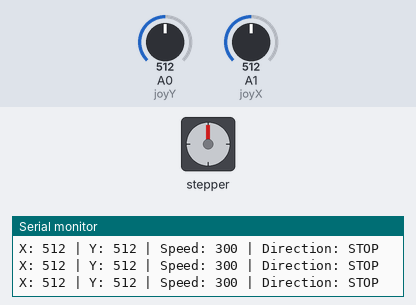
This sketch was run on a simulated Arduino Uno, built with avr-gcc and run on an emulated ATmega328P. On the bench: stepper motor, the last lines printed to the serial monitor. The test bench sets the inputs (shaded band); at power-on: A1 (joyX) = 512, A0 (joyY) = 512. Stepper angles assume 2048 steps per turn.

Above: at 1.2 s.
1.3 s: A1 (joyX) set to 532
4.3 s: A1 (joyX) set to 564
At 4.7 s:
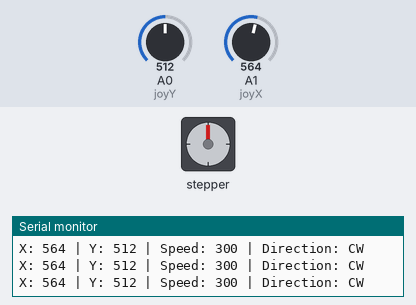
7.3 s: A1 (joyX) set to 0
10.3 s: A0 (joyY) set to 837
13.3 s: A0 (joyY) set to 865
At 13.32 s:
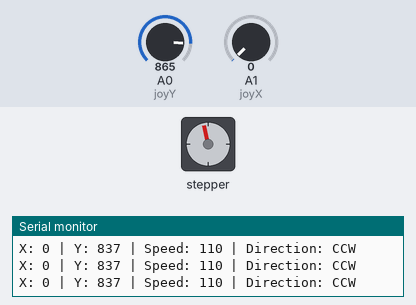
16.3 s: A0 (joyY) set to 716
At 16.44 s:
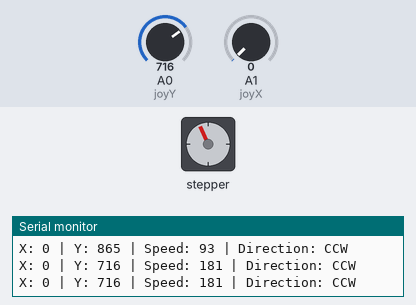
Timing chart, 0 to 22.6 s (numbered marks = the images above; inputs shaded):
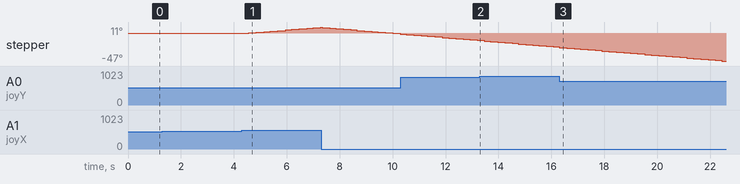

Measured:
- the behaviour switches between 854 and 855 on A0 (joyY) (found by bisection; images 1 and 2)
- after the input at 4.3 s, stepper: keeps turning clockwise at about 4°/s, starting after 0.27 s

The sketch:

StepperMotor.ino
```cpp
/*
  Goal:
    - Use a joystick to control the speed and direction of a stepper motor.
    - Use non-blocking code (no delay) for smooth stepping.

  Theme:
    Analog input → real-time motor control.
*/

#include <Stepper.h>        // Include the Stepper motor library

// Number of steps per revolution for 28BYJ-48 internal motor
const int STEPS_PER_REV = 32;

// Gear ratio inside the motor is 1/64
const int GEAR_RATIO = 64;

// Total steps for one full rotation of the shaft
const int TOTAL_STEPS = STEPS_PER_REV * GEAR_RATIO;

// Create Stepper object (pin order IN1, IN3, IN2, IN4 — common ULN2003 order)
// Change order ONLY if your ULN2003 board labels pins in a different sequence
Stepper motor(STEPS_PER_REV, 8, 10, 9, 11);

// Joystick analog pins
const int joyX = A1;   // X-axis → direction
const int joyY = A0;   // Y-axis → speed

// Timer variables for non-blocking stepping
unsigned long previousMillis = 0;

// Time between steps (ms) — controls smoothness
const int stepInterval = 10;

void setup() {
  Serial.begin(9600);        // Start Serial Monitor for debugging
}

void loop() {
  unsigned long currentMillis = millis();    // Current time check

  // Read joystick values (0–1023)
  int xVal = analogRead(joyX);               // X-axis → left/right → direction
  int yVal = analogRead(joyY);               // Y-axis → up/down → speed

  // Determine direction
  int direction = 0;                         // Default: STOP
  if (xVal < 450) direction = -1;            // Joystick left → rotate CCW
  else if (xVal > 550) direction = 1;        // Joystick right → rotate CW

  // Convert joystick Y movement to speed
  // Up (low value) = fast   |   Down (high value) = slow
  int speed = map(yVal, 0, 1023, 600, 0);    // 0 = fastest RPM

  // Non-blocking timing → step only when interval has passed
  if (currentMillis - previousMillis >= stepInterval) {

    previousMillis = currentMillis;          // Update timer

    if (direction != 0) {                    // Only move if joystick is off-center
      motor.setSpeed(speed);                 // Set the RPM
      motor.step(direction);                 // Move 1 step in chosen direction
    }
  }

  // Debugging output
  Serial.print("X: "); Serial.print(xVal);
  Serial.print(" | Y: "); Serial.print(yVal);
  Serial.print(" | Speed: "); Serial.print(speed);
  Serial.print(" | Direction: ");
  if (direction == 1) Serial.println("CW");
  else if (direction == -1) Serial.println("CCW");
  else Serial.println("STOP");
}
```
